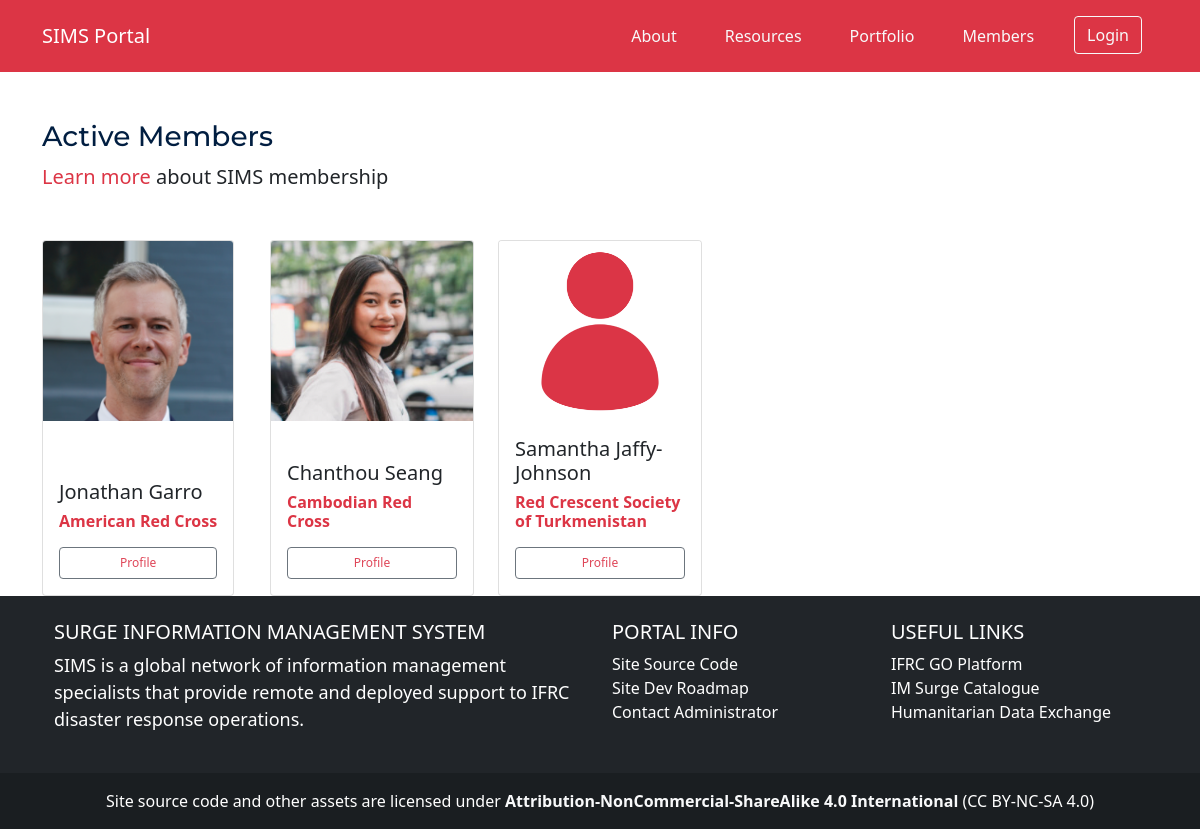
/members, run on the app's committed database.
### SIMS_Portal/models.py (models this page shows, shortened)
class User(db.Model, UserMixin):
	__tablename__ = 'user'
	id = db.Column(db.Integer, primary_key=True)
	firstname = db.Column(db.String(40), nullable=False)
	lastname = db.Column(db.String(40), nullable=False)
	status = db.Column(db.String(20), default='Pending')
	birthday = db.Column(db.Date)
	email = db.Column(db.String(120), unique=True, nullable=False)
	password = db.Column(db.String(60), nullable=False)
	molnix_id = db.Column(db.Integer)
	job_title = db.Column(db.String(120))
	bio = db.Column(db.Text)
	is_admin = db.Column(db.Boolean, default=False)
	roles = db.Column(db.String(1000))
	languages = db.Column(db.String(1000))
	image_file = db.Column(db.String(20), nullable=False, default='default.png')
	twitter = db.Column(db.String(120))
	slack_id = db.Column(db.String(120))
	github = db.Column(db.String(120))
	messaging_number_country_code = db.Column(db.Integer)
	messaging_number = db.Column(db.Integer)
	ns_id = db.Column(db.Integer, db.ForeignKey('nationalsociety.ns_go_id'))
	assignments = db.relationship('Assignment', backref='assigned_member')
	products = db.relationship('Portfolio', backref='creator', lazy=True)
	skills = db.relationship('Skill', secondary='user_skill', backref='members_with_skill')
	languages = db.relationship('Language', secondary='user_language', backref='members_with_language')
	badges = db.relationship('Badge', secondary='user_badge', backref='members_with_badge')
	created_at = db.Column(db.DateTime, server_default=func.now())
	updated_at = db.Column(db.DateTime, onupdate=func.now())

class NationalSociety(db.Model):
	__tablename__ = 'nationalsociety'
	id = db.Column(db.Integer, primary_key=True)
	ns_name = db.Column(db.String(120), nullable=False)
	country_name = db.Column(db.String(120), nullable=False)
	ns_go_id = db.Column(db.Integer)
	users = db.relationship('User', backref='national_society', lazy=True)
	created_at = db.Column(db.DateTime, server_default=func.now())
	updated_at = db.Column(db.DateTime, onupdate=func.now())

### SIMS_Portal/users/routes.py (the view)
@users.route('/members')
def members():
	members = db.engine.execute("SELECT user.id AS user_id, user.ns_id AS user_ns_id, user.firstname, user.lastname, nationalsociety.ns_go_id, user.image_file, user.job_title, nationalsociety.ns_name FROM user  JOIN nationalsociety ON nationalsociety.ns_go_id = user.ns_id WHERE status = 'Active'")
	return render_template('members.html', members=members)

### SIMS_Portal/templates/members.html
{% extends "layout.html" %}
{% block content %}
<div class="container">
	<h3 class="mt-5" style="font-family: 'Montserrat';" id='sims-blue'>Active Members  </h3>
	<p class="lead"><a href="/register" class="text-danger">Learn more</a> about SIMS membership</p>
	<div class="row row-cols-5 row-cols-md-5 g-4 mt-4">
		{% for member in members %}
			  <div class="col d-flex align-items-stretch">
				<div class="card">
				  <img src="/static/assets/img/avatars/{{member.image_file}}" class="card-img-top" alt="...">
				  <div class="card-body d-flex flex-column">
					<h5 class="card-title mt-auto mb-2">{{member.firstname}} {{member.lastname}}</h5>
					<h6 class="fw-bold text-danger">{{member.ns_name}}</h6>
					<a href='/profile/view/{{member.user_id}}' class="btn btn-outline-secondary mt-2" id='profile-button'>Profile</a>
				  </div>
				</div>
			  </div>
		{% endfor %}
	</div>
</div>
{% endblock content %}

### SIMS_Portal/static/css/main.css (style rules this page uses)
a { text-decoration: none; color: #df4759 }
a:link { text-decoration: none; color: #df4759 }
body { position: relative; }
p { font-size: 18px; }
#sims-blue { color: #011E41 }
.card-img-top { width: 100%; height: 15vw; object-fit: cover; }
#profile-button { font-size: 12px }

### data on the page
User: image_file (picture), firstname "Jonathan", lastname "Garro", ns_name "American Red Cross"
User: image_file (picture), firstname "Chanthou", lastname "Seang", ns_name "Cambodian Red Cross"
User: image_file (placeholder picture), firstname "Samantha", lastname "Jaffy-Johnson", ns_name "Red Crescent Society of Turkmenistan"
